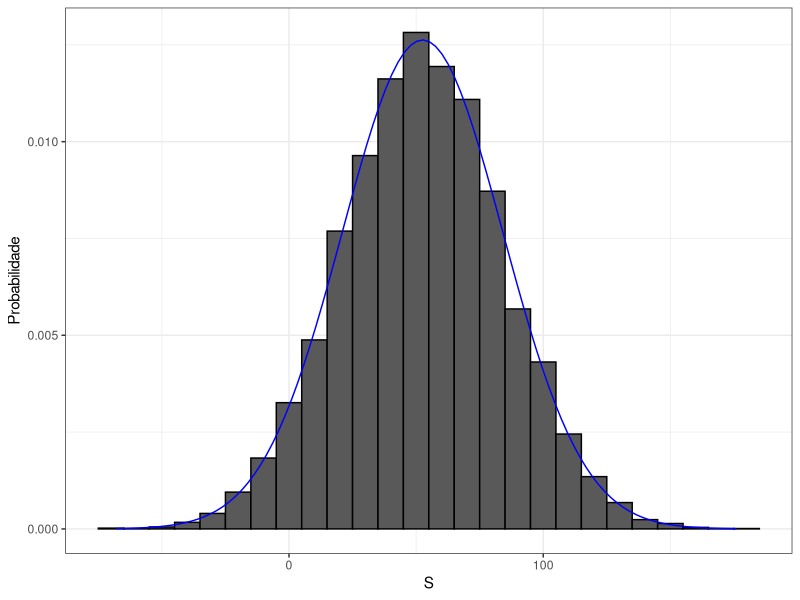

R code for this plot:
## ---- chunk 1
library(tidyverse)
dslabs::ds_theme_set()
set.seed(1)
## ---- chunk 2
bolas <- rep( c("vermelho", "azul"), times = c(2,3))
X <- ifelse(sample(bolas, 1) == "azul", 1, 0)
## ---- chunk 3
ifelse(sample(bolas, 1) == "azul", 1, 0)
ifelse(sample(bolas, 1) == "azul", 1, 0)
ifelse(sample(bolas, 1) == "azul", 1, 0)
## ---- chunk 4
color <- rep(c("Preto", "Vermelho", "Verde"), c(18, 18, 2))
## ---- chunk 5
n <- 1000
X <- sample(ifelse(color == "Vermelho", -1, 1), n, replace = TRUE)
X[1:10]
## ---- chunk 6
X <- sample(c(-1,1), n, replace = TRUE, prob=c(9/19, 10/19))
## ---- chunk 7
X <- sample(c(-1,1), n, replace = TRUE, prob=c(9/19, 10/19))
S <- sum(X)
S
## ---- chunk 8
n <- 1000
B <- 10000
roulette_winnings <- function(n){
X <- sample(c(-1,1), n, replace = TRUE, prob=c(9/19, 10/19))
sum(X)
}
S <- replicate(B, roulette_winnings(n))
## ---- chunk 9
mean(S<0)
## ---- chunk 10
s <- seq(min(S), max(S), length = 100)
normal_density <- data.frame(s = s, f=dnorm(s, mean(S), sd(S)))
data.frame(S=S) %>% ggplot(aes(S, ..density..)) +
geom_histogram(color = "black", binwidth = 10) +
ylab("Probabilidade") +
geom_line(data = normal_density, mapping=aes(s,f), color="blue")
## ---- chunk 11
n <- 1000
pbinom(n/2, size = n, prob = 10/19)
## ---- chunk 12
pbinom(n/2-1, size = n, prob = 10/19)
## ---- chunk 13
B <- 10^6
x <- sample(c(-1,1), B, replace = TRUE, prob=c(9/19, 10/19))
mean(x)
## ---- chunk 14
2 * sqrt(90)/19
## ---- chunk 15
n <- 1000
sqrt(n) * 2 * sqrt(90)/19
## ---- chunk 16
library(dslabs)
x <- heights$height
m <- mean(x)
s <- sqrt(mean((x-m)^2))
## ---- chunk 17
identical(s, sd(x))
s-sd(x)
## ---- chunk 18
n <- length(x)
s-sd(x)*sqrt((n-1)/ n)
## ---- chunk 19
n <- 1000
B <- 10000
roulette_winnings <- function(n){
X <- sample(c(-1,1), n, replace = TRUE, prob=c(9/19, 10/19))
sum(X)
}
S <- replicate(B, roulette_winnings(n))
## ---- chunk 20
n * (20-18)/38
sqrt(n) * 2 * sqrt(90)/19
## ---- chunk 21
mean(S)
sd(S)
## ---- chunk 22
mu <- n * (20-18)/38
se <- sqrt(n) * 2 * sqrt(90)/19
pnorm(0, mu, se)
## ---- chunk 23
mean(S < 0)
## ---- chunk 24
x <- sample(c(1,-1), 1, prob = c(9/19, 10/19))
